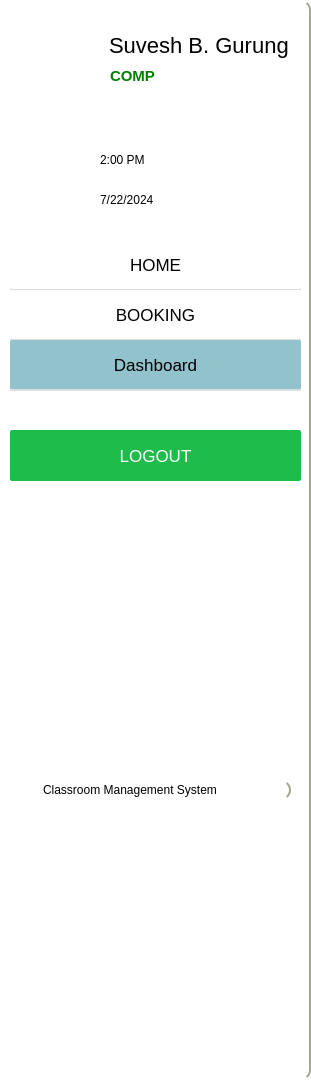
        <widget class="QFrame" name="sidebar_2">
         <property name="geometry">
          <rect>
           <x>0</x>
           <y>0</y>
           <width>311</width>
           <height>1080</height>
          </rect>
         </property>
         <property name="minimumSize">
          <size>
           <width>0</width>
           <height>0</height>
          </size>
         </property>
         <property name="styleSheet">
          <string notr="true">
background-color:white;
border:2.2px solid  rgb(162, 166, 143);
border-top:10px;
border-left:10px;
border-bottom:10px;
border-radius:10px;

</string>
         </property>
         <property name="frameShape">
          <enum>QFrame::StyledPanel</enum>
         </property>
         <property name="frameShadow">
          <enum>QFrame::Raised</enum>
         </property>
         <widget class="QFrame" name="frame_4">
          <property name="geometry">
           <rect>
            <x>10</x>
            <y>10</y>
            <width>291</width>
            <height>121</height>
           </rect>
          </property>
          <property name="styleSheet">
           <string notr="true">border:none;</string>
          </property>
          <property name="frameShape">
           <enum>QFrame::StyledPanel</enum>
          </property>
          <property name="frameShadow">
           <enum>QFrame::Raised</enum>
          </property>
          <widget class="QLabel" name="username_3">
           <property name="geometry">
            <rect>
             <x>99</x>
             <y>20</y>
             <width>201</width>
             <height>31</height>
            </rect>
           </property>
           <property name="styleSheet">
            <string notr="true">color:rgb(0, 0, 0);
font-size:22px;</string>
           </property>
           <property name="text">
            <string>Suvesh B. Gurung</string>
           </property>
          </widget>
          <widget class="QLabel" name="department_3">
           <property name="geometry">
            <rect>
             <x>100</x>
             <y>50</y>
             <width>191</width>
             <height>31</height>
            </rect>
           </property>
           <property name="styleSheet">
            <string notr="true">color:green;
font-weight:bold;
font-size:15px;</string>
           </property>
           <property name="text">
            <string>COMP</string>
           </property>
          </widget>
          <widget class="QLabel" name="label_7">
           <property name="geometry">
            <rect>
             <x>0</x>
             <y>0</y>
             <width>91</width>
             <height>91</height>
            </rect>
           </property>
           <property name="styleSheet">
            <string notr="true">
background-image: url(:/resource/assets/Cms.png);
</string>
           </property>
           <property name="text">
            <string/>
           </property>
           <property name="pixmap">
            <pixmap resource="resources.qrc">:/resource/assets/Cms.png</pixmap>
           </property>
           <property name="scaledContents">
            <bool>true</bool>
           </property>
          </widget>
         </widget>
         <widget class="QFrame" name="dynamic_time">
          <property name="geometry">
           <rect>
            <x>10</x>
            <y>130</y>
            <width>291</width>
            <height>121</height>
           </rect>
          </property>
          <property name="styleSheet">
           <string notr="true">border:none;</string>
          </property>
          <property name="frameShape">
           <enum>QFrame::StyledPanel</enum>
          </property>
          <property name="frameShadow">
           <enum>QFrame::Raised</enum>
          </property>
          <widget class="QLabel" name="time">
           <property name="geometry">
            <rect>
             <x>90</x>
             <y>20</y>
             <width>141</width>
             <height>20</height>
            </rect>
           </property>
           <property name="styleSheet">
            <string notr="true">QLabel{
color:black;
font-size:17px;
};</string>
           </property>
           <property name="text">
            <string>2:00 PM</string>
           </property>
          </widget>
          <widget class="QLabel" name="time_icon">
           <property name="geometry">
            <rect>
             <x>50</x>
             <y>20</y>
             <width>21</width>
             <height>21</height>
            </rect>
           </property>
           <property name="text">
            <string/>
           </property>
           <property name="pixmap">
            <pixmap resource="resources.qrc">:/resource/assets/clock.png</pixmap>
           </property>
           <property name="scaledContents">
            <bool>true</bool>
           </property>
          </widget>
          <widget class="QLabel" name="date">
           <property name="geometry">
            <rect>
             <x>90</x>
             <y>60</y>
             <width>141</width>
             <height>20</height>
            </rect>
           </property>
           <property name="styleSheet">
            <string notr="true">QLabel{
color:black;
font-size:17px;
};</string>
           </property>
           <property name="text">
            <string>7/22/2024</string>
           </property>
          </widget>
          <widget class="QLabel" name="date_icon">
           <property name="geometry">
            <rect>
             <x>50</x>
             <y>60</y>
             <width>21</width>
             <height>21</height>
            </rect>
           </property>
           <property name="text">
            <string/>
           </property>
           <property name="pixmap">
            <pixmap resource="resources.qrc">:/resource/assets/calendar.png</pixmap>
           </property>
           <property name="scaledContents">
            <bool>true</bool>
           </property>
          </widget>
         </widget>
         <widget class="QFrame" name="navigation">
          <property name="geometry">
           <rect>
            <x>10</x>
            <y>240</y>
            <width>291</width>
            <height>191</height>
           </rect>
          </property>
          <property name="styleSheet">
           <string notr="true">border:none;</string>
          </property>
          <property name="frameShape">
           <enum>QFrame::StyledPanel</enum>
          </property>
          <property name="frameShadow">
           <enum>QFrame::Raised</enum>
          </property>
          <widget class="QPushButton" name="home_3">
           <property name="geometry">
            <rect>
             <x>0</x>
             <y>0</y>
             <width>291</width>
             <height>51</height>
            </rect>
           </property>
           <property name="styleSheet">
            <string notr="true">QPushButton {
    background-color: white;
    font-size: 17px;
    color: black;
    border: none;
border-radius:2px;
    border-bottom: 2px solid rgb(221, 221, 221); /* Adds a bottom border */
}

QPushButton:hover {
    background-color: grey;
    color: white;
}
</string>
           </property>
           <property name="text">
            <string>HOME</string>
           </property>
          </widget>
          <widget class="QPushButton" name="booking_3">
           <property name="geometry">
            <rect>
             <x>0</x>
             <y>50</y>
             <width>291</width>
             <height>51</height>
            </rect>
           </property>
           <property name="styleSheet">
            <string notr="true">QPushButton {
    background-color: white;
    font-size: 17px;
    color: black;
    border: none;
border-radius:2px;
    border-bottom: 2px solid rgb(221, 221, 221); /* Adds a bottom border */
}

QPushButton:hover {
    background-color: grey;
    color: white;
}
</string>
           </property>
           <property name="text">
            <string>BOOKING</string>
           </property>
          </widget>
          <widget class="QPushButton" name="schedule_3">
           <property name="geometry">
            <rect>
             <x>0</x>
             <y>100</y>
             <width>291</width>
             <height>51</height>
            </rect>
           </property>
           <property name="styleSheet">
            <string notr="true">QPushButton {
    background-color: rgb(146,194,204);
    font-size: 17px;
    color: black;
    border: none;
border-radius:2px;
    border-bottom: 2px solid rgb(221, 221, 221); /* Adds a bottom border */
}

QPushButton:hover {
    background-color: grey;
    color: white;
}
</string>
           </property>
           <property name="text">
            <string>Dashboard</string>
           </property>
          </widget>
         </widget>
         <widget class="QFrame" name="log">
          <property name="geometry">
           <rect>
            <x>10</x>
            <y>430</y>
            <width>291</width>
            <height>191</height>
           </rect>
          </property>
          <property name="styleSheet">
           <string notr="true">border:none;</string>
          </property>
          <property name="frameShape">
           <enum>QFrame::StyledPanel</enum>
          </property>
          <property name="frameShadow">
           <enum>QFrame::Raised</enum>
          </property>
          <widget class="QPushButton" name="logout_button_3">
           <property name="geometry">
            <rect>
             <x>0</x>
             <y>0</y>
             <width>291</width>
             <height>51</height>
            </rect>
           </property>
           <property name="styleSheet">
            <string notr="true">

QPushButton {
background-color: rgb(30, 188, 75);
color:white;
border-radius:2px;
font-size:17px;
        }



QPushButton:hover {
          background-color: #0fa191;
			color:white;
        }</string>
           </property>
           <property name="text">
            <string>LOGOUT</string>
           </property>
          </widget>
         </widget>
         <widget class="QLabel" name="index_3">
          <property name="geometry">
           <rect>
            <x>40</x>
            <y>780</y>
            <width>251</width>
            <height>20</height>
           </rect>
          </property>
          <property name="styleSheet">
           <string notr="true">color: rgb(0, 0, 0);</string>
          </property>
          <property name="text">
           <string>Classroom Management System</string>
          </property>
         </widget>
        </widget>
